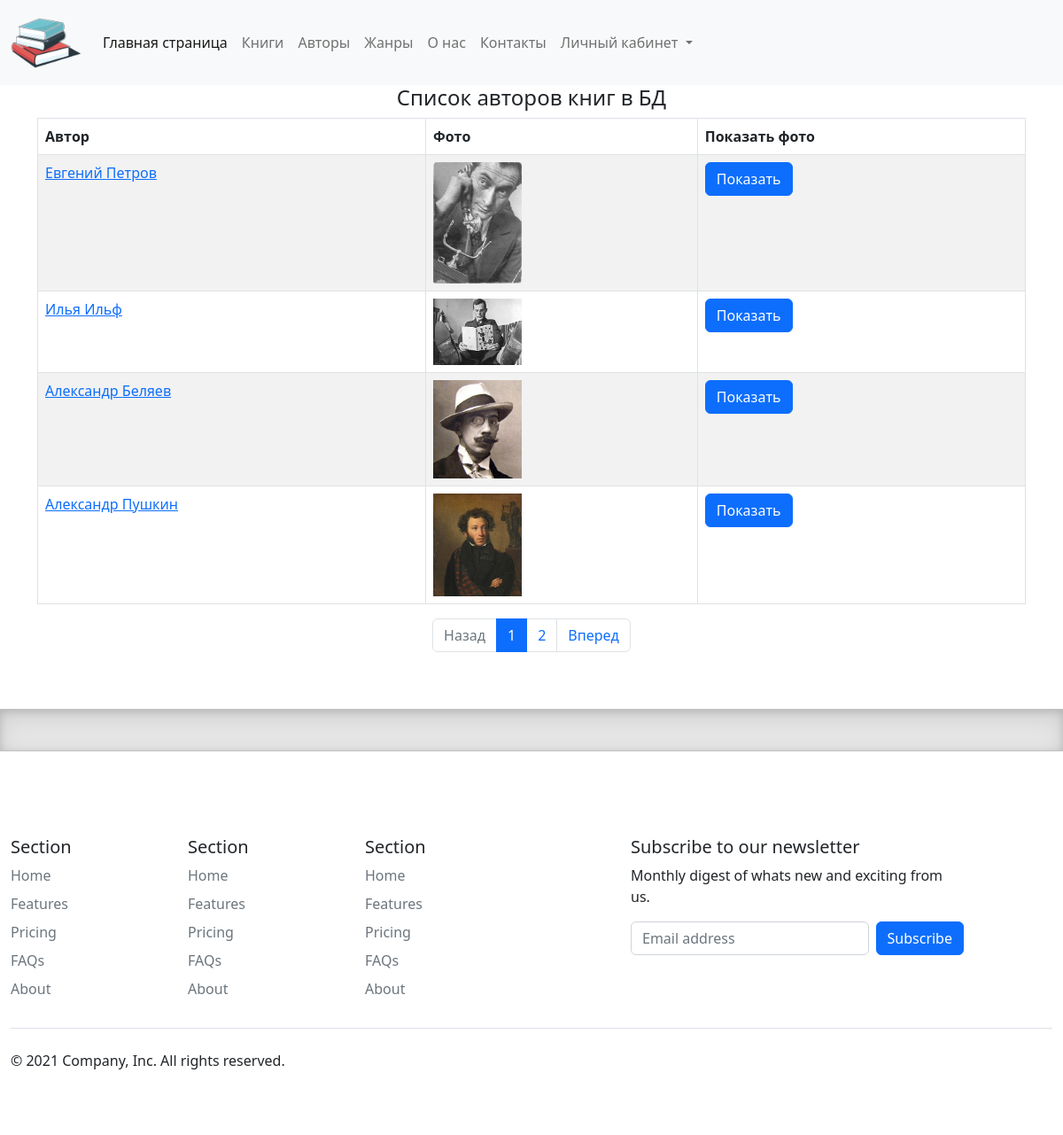
Page /author/ (signed in) on the committed database.
### catalog/models.py (models this page shows, shortened)
class Author(models.Model):
    first_name = models.CharField(max_length=100, help_text="Введите имя автора", verbose_name="Имя автора")
    last_name = models.CharField(max_length=100, help_text="Введите фамилию автора", verbose_name="Фамилия автора")
    date_of_birth = models.DateField(help_text="Введите дату рождения", verbose_name="Дата рождения", null=True, blank=True)
    about = models.TextField(help_text="Введите сведения об авторе", verbose_name="Сведения об авторе")
    photo = models.ImageField(upload_to="images", help_text="Загрузите фото автора", verbose_name="Фото автора", null=True, blank=True)

### catalog/views.py (the view)
# urls.py: path('author/', views.AuthorListView.as_view(), name='authors'),
class AuthorListView(LoginRequiredMixin, ListView):
    raise_exception = True
    model = Author
    paginate_by = 4
    template_name = "catalog/author_list.html"
    ordering = ['-id']

### templates/catalog/author_list.html
{% extends "catalog/base.html" %}
{% block content %}
    <h4>Список авторов книг в БД</h4>
    {% if author_list %}
        <table class="table table-striped table-bordered text-start">
            <thead>
            <tr>
                <th>Aвтop</th>
                <th>Фoтo</th>
                <th>Показать фото</th>
            </tr>
            </thead>
            <tbody>
            {% for author in author_list.all %}
                <tr>
                    <td><a href="{{ author.id }}">{{ author.first_name }} {{ author.last_name }} </a></td>
                    <td><img src="{{ author.photo.url }}" alt="connect" style="width: 100px"></td>
                    <td><a href="{{ author.photo.url }}" class="btn btn-primary" target="_blank"> Показать</a></td>
                </tr>
            {% endfor %}
            </tbody>
        </table>
    {% else %}
        <p>В базе данных нет книг</p>
    {% endif %}
    <div class="col-12">
        {% include "modules/pagination.html" %}
    </div>
{% endblock %}

### rows in the picture
Author: first_name "Евгений", last_name "Петров", photo (picture)
Author: first_name "Илья", last_name "Ильф", photo (picture)
Author: first_name "Александр", last_name "Беляев", photo (picture)
Author: first_name "Александр", last_name "Пушкин", photo (picture)

### other values in the picture
{{ num_page }} "1"
{{ num_page }} "2"
